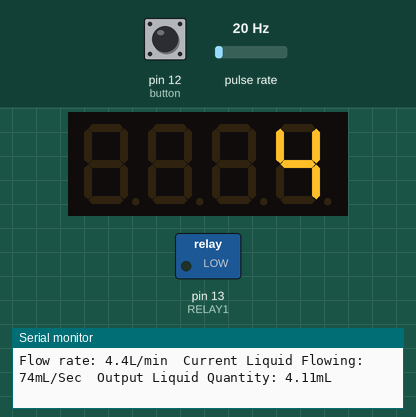
Simulated run of this sketch. Board: Arduino Uno, built with avr-gcc and run on an emulated ATmega328P. On the bench: 4-digit seven-segment display, switched loads named in the sketch (green lamp = pin HIGH), the last lines printed to the serial monitor. Wiring (inferred from the names in the program): pulse sensor: data pin 2. The inputs (shaded band) are chosen by the test bench; at power-on: pin 12 (button) LOW, pulse rate 20 Hz.

Above: at 1.6 s.
1.7 s: pin 12 (button) pulled HIGH for 0.15 s
At 1.77 s:
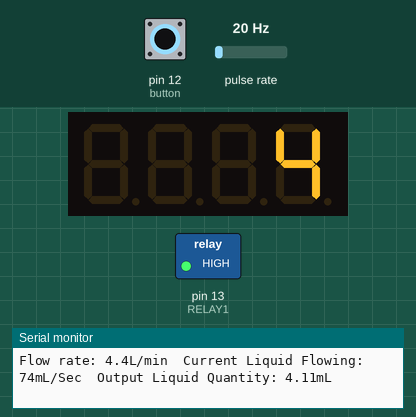
3.3 s: pulse rate (sensor on pin 2) set to 4 Hz
At 4.4 s:
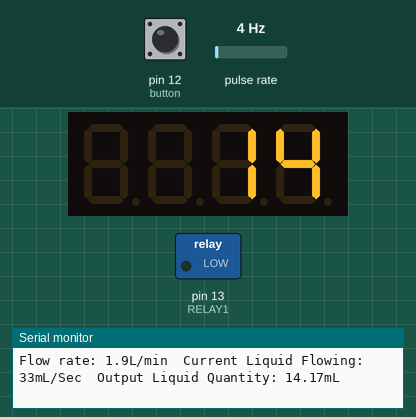
6.3 s: pulse rate (sensor on pin 2) set to 50 Hz
At 7.8 s:
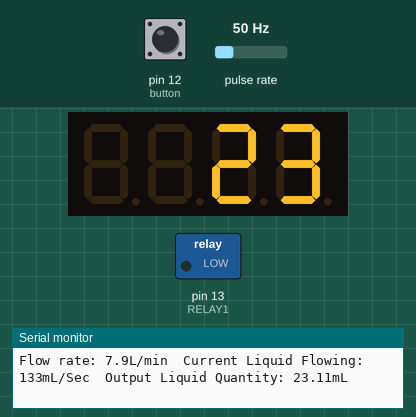
9.3 s: pulse rate (sensor on pin 2) set to 100 Hz
At 10.3 s:
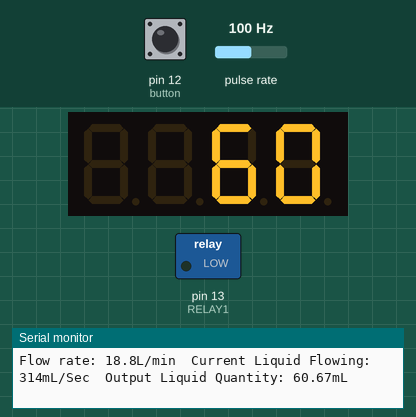
12.3 s: pin 12 (button) pulled HIGH for 1 s
At 14.8 s:
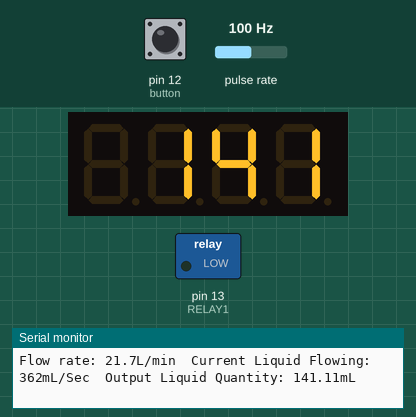
Timing chart, 0 to 15.8 s (numbered marks = the images above; inputs shaded):
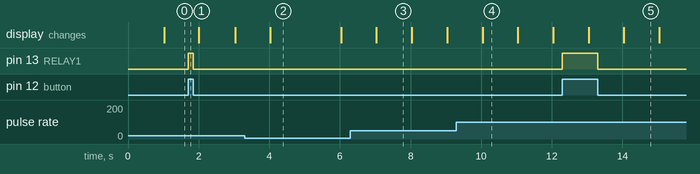

The sketch:

sensorwater.ino
```cpp
#include <TM1637Display.h>

// Module connection pins (Digital Pins)
#define CLK 4
#define DIO 7

TM1637Display display(CLK, DIO);

byte sensorInterrupt = 0;  // 0 = digital pin 2
byte sensorPin       = 2;
#define RELAY1  13
#define button 12
int buttonState = 0;
void on()
{
  digitalWrite(RELAY1, HIGH);
}
void off()
{
  digitalWrite(RELAY1, LOW);
}

// The hall-effect flow sensor outputs approximately 4.5 pulses per second per
// litre/minute of flow.
float calibrationFactor = 4.5;
float cof = 18;

volatile byte pulseCount;

float flowRate;
unsigned int flowMilliLitres;
unsigned long totalMilliLitres;

unsigned long oldTime;

void setup()
{
  display.setBrightness(0x0a);
  display.showNumberDec(8888);
  pinMode(button, INPUT);
  pinMode(RELAY1, OUTPUT);
  //off();
  // Initialize a serial connection for reporting values to the host
  Serial.begin(38400);

  pinMode(sensorPin, INPUT);
  digitalWrite(sensorPin, HIGH);

  pulseCount        = 0;
  flowRate          = 0.0;
  flowMilliLitres   = 0;
  totalMilliLitres  = 0;
  oldTime           = 0;

  // The Hall-effect sensor is connected to pin 2 which uses interrupt 0.
  // Configured to trigger on a FALLING state change (transition from HIGH
  // state to LOW state)
  attachInterrupt(sensorInterrupt, pulseCounter, FALLING);
}

/**
 * Main program loop
 */
void loop()
{
  if((millis() - oldTime) > 1000)    // Only process counters once per second
  {
      detachInterrupt(sensorInterrupt);
      flowRate = ((1000.0 / (millis() - oldTime)) * pulseCount) / calibrationFactor;
      oldTime = millis();
      flowMilliLitres = (flowRate / 60) * 1000;
      totalMilliLitres += flowMilliLitres;

      unsigned int frac;
      Serial.print("Flow rate: ");
      Serial.print(int(flowRate));  // Print the integer part of the variable
      Serial.print(".");             // Print the decimal point
      // Determine the fractional part. The 10 multiplier gives us 1 decimal place.
      frac = (flowRate - int(flowRate)) * 10;
      Serial.print(frac, DEC) ;      // Print the fractional part of the variable
      Serial.print("L/min");
      // Print the number of litres flowed in this second
      Serial.print("  Current Liquid Flowing: ");             // Output separator
      Serial.print(flowMilliLitres);
      Serial.print("mL/Sec");

      // Print the cumulative total of litres flowed since starting
      Serial.print("  Output Liquid Quantity: ");             // Output separator
      Serial.print(totalMilliLitres/cof);
      Serial.println("mL");
      display.showNumberDec(totalMilliLitres/cof);

      // Reset the pulse counter so we can start incrementing again
      pulseCount = 0;

      // Enable the interrupt again now that we've finished sending output
      attachInterrupt(sensorInterrupt, pulseCounter, FALLING);
  }
  buttonState = digitalRead(button);
  if (buttonState == HIGH){
          on();
  }
  else {
    off();
  }
}

/*
Insterrupt Service Routine
 */
void pulseCounter()
{
  // Increment the pulse counter
  pulseCount++;
}
```

Measured:
- after the input at 1.7 s, pin 13 (RELAY1): LOW → HIGH at once, → LOW 0.15 s later
- after the input at 12.3 s, pin 13 (RELAY1): LOW → HIGH at once, → LOW 1.0 s later
- what the display in image 2 shows lasts 2.0 s, from 4.0 s to 6.0 s
- what the display in image 3 shows lasts 1.0 s, from 7.0 s to 8.0 s
